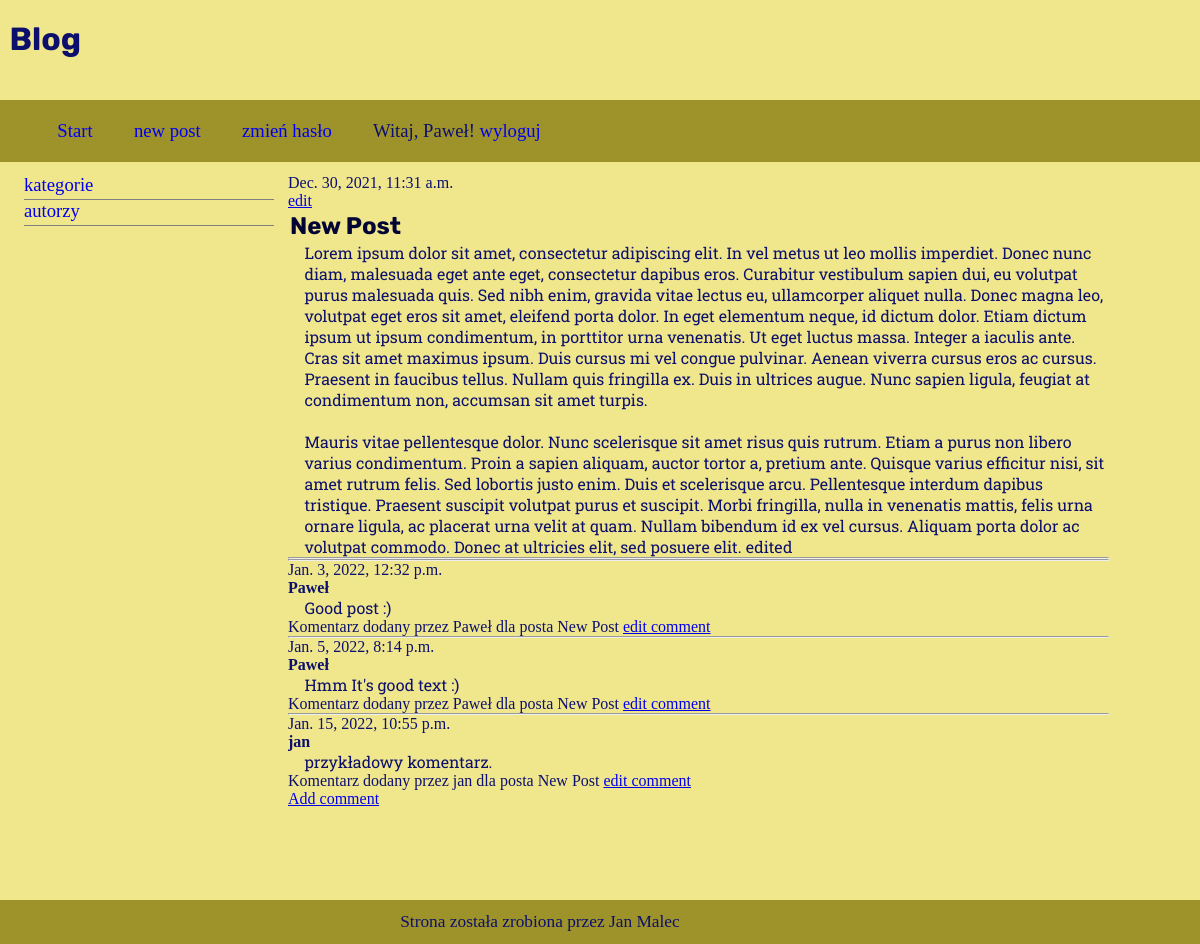
Page /post/1/ (signed in) on the committed database.
### blog/models.py (models this page shows, shortened)
class Post(models.Model):
    author = models.ForeignKey('auth.User', on_delete=models.CASCADE)
    title = models.CharField(max_length=200)
    text = models.TextField()
    created_date = models.DateTimeField(
            default=timezone.now)
    published_date = models.DateTimeField(
            blank=True, null=True)
    tags = TaggableManager()
    def __str__(self):
        return self.title

class Comments(models.Model):
    post = models.ForeignKey('Post', on_delete=models.CASCADE, related_name='comments')
    author = models.ForeignKey('auth.User', on_delete=models.CASCADE)
    email = models.EmailField()
    text = models.TextField()
    created_date = models.DateTimeField(default=timezone.now)
    updated_date = models.DateTimeField(auto_now = True)
    active = models.BooleanField( default = True)
    def __str__(self):
        return 'Komentarz dodany przez {} dla posta {}'.format(self.author, self.post)

### blog/views.py (the view)
# urls.py: path('post/<int:pk>/', views.post_detail, name='post_detail'),
def post_detail(request, pk):
    post = get_object_or_404(Post, pk=pk)
    Post.objects.get(pk=pk)
    return render(request, 'blog/post_detail.html', {'post':post})

### blog/templates/blog/post_detail.html (shortened to what this page needs)
{% extends 'blog/base.html' %}
{% block content %}
    {% if post.published_date %}
<div class="date">
    {{ post.published_date }}
</div>
{% endif %}
{% if user.is_authenticated %}
<a class="btn btn-default" href="{% url 'post_edit' pk=post.pk %}">edit</a>
{% endif %}
<h2>{{ post.title }}</h2>
<p>{{ post.text|linebreaksbr }}</p>
<hr>
{% for comment in post.comments.all %}
    <div class="comment"><hr>
        <div class="date">{{ comment.created_date }}</div>
        <strong>{{ comment.author }}</strong>
        <p>{{ comment.text|linebreaks }}</p>
    </div>
    {{comment}}
    <a class="btn btn-default" href="{% url 'comment_edit' pk=comment.post.pk %}">edit comment</a>
{% empty %}
    <p>Brak komentarzy :(</p>
{% endfor %}
{% if user.is_authenticated %}
<a class="button-default" href="{% url 'add_comment_to_post' pk=post.pk %}">Add comment</a>
{% endif %}
{% endblock %}

### blog/templates/blog/base.html (shortened to what this page needs)
{% load static %}
<!DOCTYPE html>
<head>
    <link rel="stylesheet" href="{% static 'css/main.css' %}" >
    <link rel="stylesheet" href="{% static 'css/style.css' %}" >
</head>
<body>
<header>
    <h1>Blog</h1>
</header>
<nav class="sticky">
    <ul>
        <li><a href="/">Start</a></li>
        {% if user.is_authenticated %}
        <li><a href="{% url 'post_new' %}" >new post</a></li>
        {% else %}
        <li><a href="{% url 'login' %}">zaloguj</a></li>
        {% endif %}
        {% if user.is_authenticated %}
        <li><a href="{% url 'password_change' %}">zmień hasło</a></li>
        <li>Witaj, {{ request.user }}!
            <a href="{% url 'logout' %}">wyloguj</a></li>
        {% endif %}
    </ul>
</nav>
<aside>
    <ul>
        <li><a href="#kategorie">kategorie</a></li>
        <li><a href="#autorzy">autorzy</a></li>
    </ul>
</aside>
<main>
    <section>
        {% block content %}
        {% endblock %}
    </section>
</main>
<footer> Strona została zrobiona przez Jan Malec </footer>
</body>
</html>

### blog/static/css/main.css (style rules this page uses)
* { margin: 0px; padding: 0px; }
body { background-color: rgb(240,230,140); color: #0C106C; }
header { display: inline-flex; width: 100px; height: 100px; }
header h1 { width: 20px; padding-top: 20%; font-family: 'Rubik', sans-serif; margin-left: 0.3em; }
nav { background-color: #9E922A; height: 5%; padding-top: 1%; padding-bottom: 1%; padding-right:5%; width: auto; }
nav.sticky { position: sticky; top:0; padding:20px; }
nav li { display: inline-block; padding-left: 2em; font-size: 14pt; }
nav li { list-style-type: none; }
nav li a { text-decoration: none; }
aside { float: left; width:20%; padding-top: 1%; margin-left: 2%; font-family: 'EB Garamond', serif; overflow:unset; }
aside li { height: 25px; list-style:none; border-bottom: gray solid 1px; width: 250px; font-size: 14pt; }
aside li a { text-decoration: none; }
main { float: left; width:76%; padding-top: 1%; padding-left: 2%; padding-bottom: 5%; }
main section { margin-right: 10%; overflow-x: auto; padding-bottom: 2em; }
main section h2 { margin: 2px; font-family: 'Rubik', sans-serif; color: #020434; }
main section p { padding-left: 2%; font-family: 'Roboto Slab', serif; }
footer { background-color: #9E922A; height: 5%; padding-top: 1%; padding-bottom: 1%; padding-right:10%; clear: both; text-align: center; font-size: 13pt; position: relative; }

### rows in the picture
Post: published_date "Dec. 30, 2021, 11:31 a.m.", title "New Post", text "Lorem ipsum dolor sit amet, consectetur adipiscing elit. In vel metus ut leo mollis imperdiet. Donec nunc diam, malesuada eget ante eget, consectetur dapibus eros. Curabitur vestibulum sapien dui, eu volutpat purus malesuada quis. Sed nibh enim, gravida vitae lectus eu, ullamcorper aliquet nulla. Donec magna leo, volutpat eget eros sit amet, eleifend porta dolor. In eget elementum neque, id dictum dolor. Etiam dictum ipsum ut ipsum condimentum, in porttitor urna venenatis. Ut eget luctus massa. Integer a iaculis ante. Cras sit amet maximus ipsum. Duis cursus mi vel congue pulvinar. Aenean viverra cursus eros ac cursus. Praesent in faucibus tellus. Nullam quis fringilla ex. Duis in ultrices…"
Comments: created_date "Jan. 3, 2022, 12:32 p.m.", author "Paweł", text "Good post :)", author+post "Komentarz dodany przez Paweł dla posta New Post"
Comments: created_date "Jan. 5, 2022, 8:14 p.m.", author "Paweł", text "Hmm It's good text :)", author+post "Komentarz dodany przez Paweł dla posta New Post"
Comments: created_date "Jan. 15, 2022, 10:55 p.m.", author "jan", text "przykładowy komentarz.", author+post "Komentarz dodany przez jan dla posta New Post"

### other values in the picture
{{ request.user }} "Paweł"
